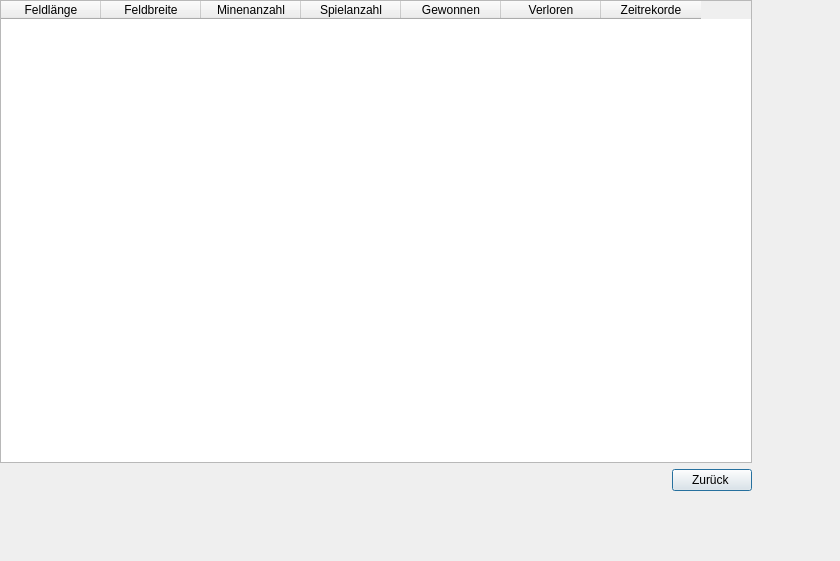
<?xml version="1.0" encoding="UTF-8"?>
<ui version="4.0">
 <class>StatisticsDialog</class>
 <widget class="QDialog" name="StatisticsDialog">
  <property name="geometry">
   <rect>
    <x>0</x>
    <y>0</y>
    <width>840</width>
    <height>561</height>
   </rect>
  </property>
  <property name="windowTitle">
   <string>Dialog</string>
  </property>
  <widget class="QWidget" name="verticalLayoutWidget">
   <property name="geometry">
    <rect>
     <x>0</x>
     <y>0</y>
     <width>752</width>
     <height>491</height>
    </rect>
   </property>
   <layout class="QVBoxLayout" name="verticalLayout">
    <item>
     <widget class="QTableWidget" name="statisticsTable">
      <property name="minimumSize">
       <size>
        <width>750</width>
        <height>0</height>
       </size>
      </property>
      <property name="editTriggers">
       <set>QAbstractItemView::NoEditTriggers</set>
      </property>
      <property name="sortingEnabled">
       <bool>true</bool>
      </property>
      <column>
       <property name="text">
        <string>Feldlänge</string>
       </property>
      </column>
      <column>
       <property name="text">
        <string>Feldbreite</string>
       </property>
      </column>
      <column>
       <property name="text">
        <string>Minenanzahl</string>
       </property>
      </column>
      <column>
       <property name="text">
        <string>Spielanzahl</string>
       </property>
      </column>
      <column>
       <property name="text">
        <string>Gewonnen</string>
       </property>
      </column>
      <column>
       <property name="text">
        <string>Verloren</string>
       </property>
      </column>
      <column>
       <property name="text">
        <string>Zeitrekorde</string>
       </property>
      </column>
     </widget>
    </item>
    <item>
     <layout class="QHBoxLayout" name="horizontalLayout">
      <item>
       <spacer name="horizontalSpacer">
        <property name="orientation">
         <enum>Qt::Horizontal</enum>
        </property>
        <property name="sizeHint" stdset="0">
         <size>
          <width>40</width>
          <height>20</height>
         </size>
        </property>
       </spacer>
      </item>
      <item>
       <widget class="QPushButton" name="goBackButton">
        <property name="text">
         <string>Zurück </string>
        </property>
        <property name="icon">
         <iconset resource="resources.qrc">
          <normaloff>:/resources/icons/arrow-go-back.png</normaloff>:/resources/icons/arrow-go-back.png</iconset>
        </property>
       </widget>
      </item>
     </layout>
    </item>
   </layout>
  </widget>
 </widget>
 <resources>
  <include location="resources.qrc"/>
 </resources>
 <connections/>
</ui>
